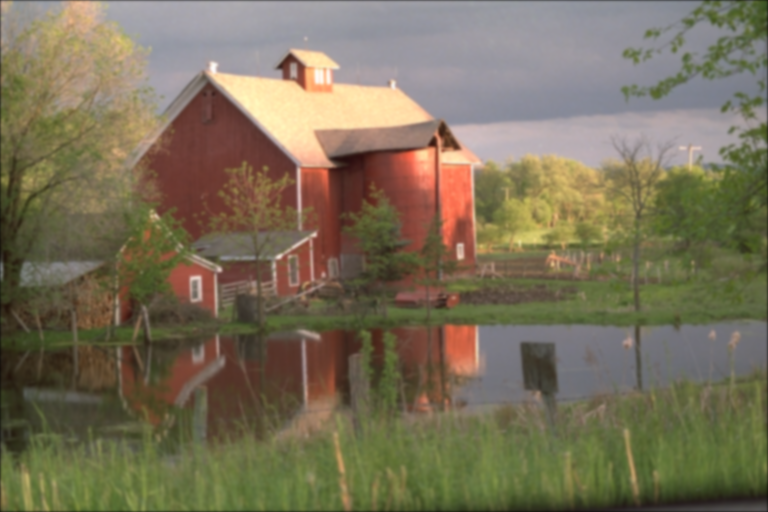
%> input picture img113.bmp, 768 x 512 px
$ octave --eval "result = obvious(rgb2gray(imread('img113.bmp')));"   (GNU Octave 9; MATLAB toolbox functions it lacks are replaced by stand-ins)
%> lines starting %> are read from the running program, lines starting %| are printed output that depends on the picture
%*****Image Sharpness Assessment Based on Wavelet Energy of Edge Area*****
%   File Name: obvious.m
%   Author: Jin Li
%   Organization: Image Center, Beihang University
%   Conference: ICGIP 2017
%   Description: This is the function used to calculate the
%   weight of image. mu is the average intensity of image and
%   sigma is the variance of neighbor pixels
%
%   Related Files: N/A
%
%*************************************************************************
function [ mu,sigma] = obvious( img )
    img = double(img);
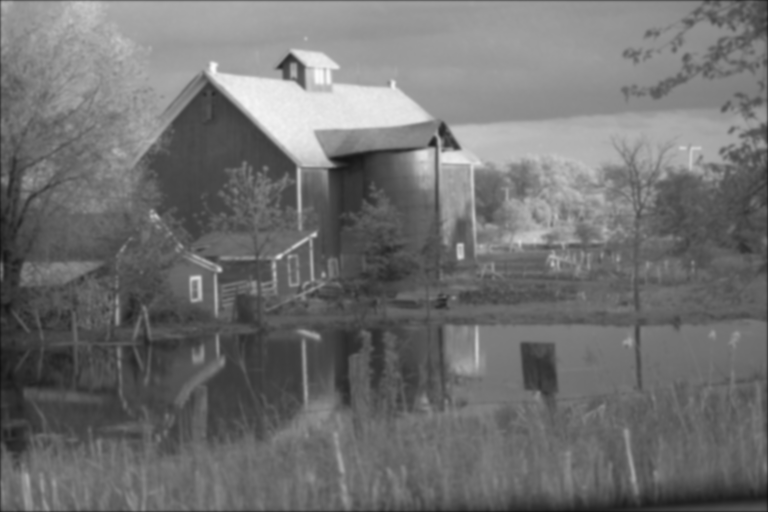
%> img: size 512x768 double; min 17, max 250, mean 112.3
    window = fspecial('gaussian',11,1.5);
    window = window/(sum(sum(window)));
    mu = filter2(window,img,'same');
    sigma = abs(filter2(window,img.*img,'same')-mu.*mu);
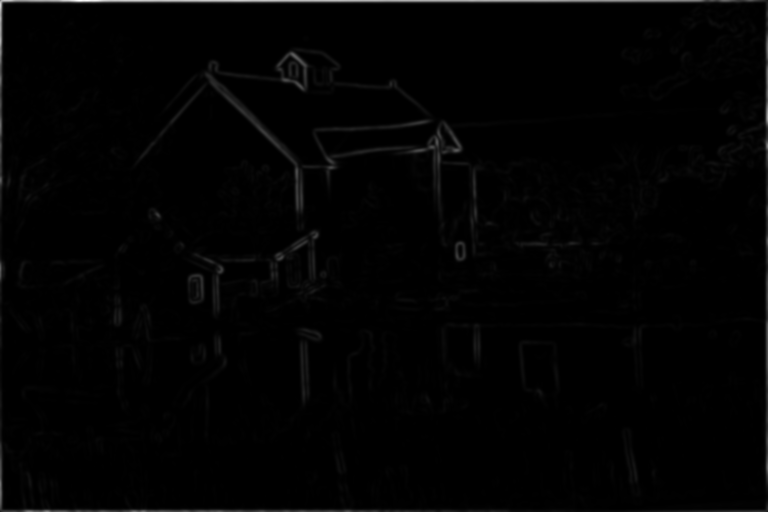
%> sigma: size 512x768 double; min 0.00131, max 6096.4, mean 70.3; drawn with min black and max white
end
